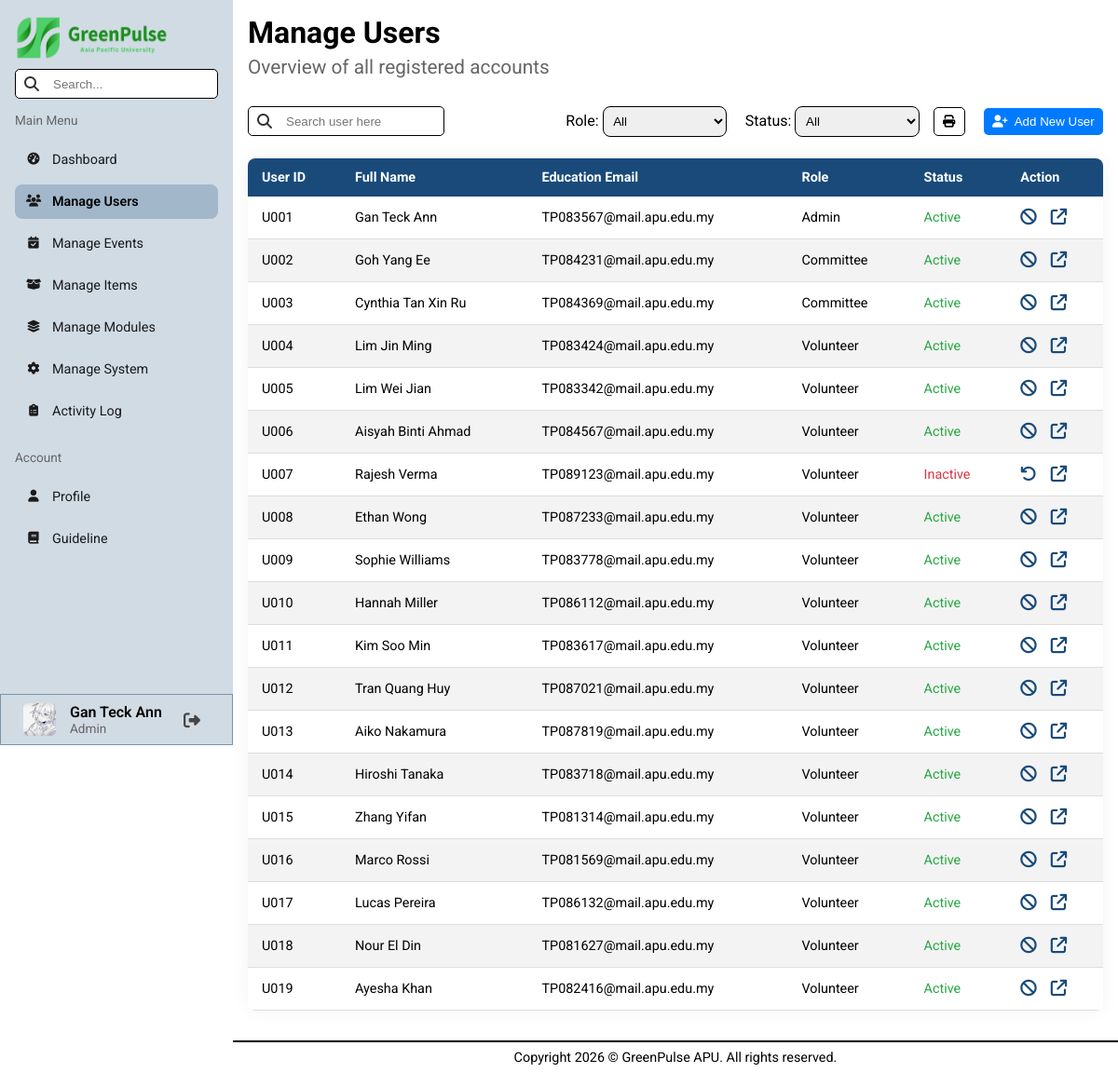
The page /pages/admin/manageUsers.php (signed in) on the database its author committed.
### tables this page shows
CREATE TABLE `users` (
  `user_id` varchar(8) NOT NULL,
  `name` varchar(100) NOT NULL,
  `nationality` varchar(50) NOT NULL,
  `gender` char(1) NOT NULL,
  `date_of_birth` date NOT NULL,
  `contact_number` varchar(12) NOT NULL,
  `education_email` varchar(50) NOT NULL,
  `course_name` varchar(255) NOT NULL,
  `registration_date` date NOT NULL,
  `password` varchar(255) NOT NULL,
  `safety_question_1` varchar(150) DEFAULT NULL,
  `answer_1` varchar(150) DEFAULT NULL,
  `safety_question_2` varchar(150) DEFAULT NULL,
  `answer_2` varchar(150) DEFAULT NULL,
  `green_points` int(11) DEFAULT NULL,
  `total_earned` int(11) DEFAULT NULL,
  `avatar` varchar(255) DEFAULT NULL,
  `role` varchar(50) NOT NULL,
  `last_login` datetime DEFAULT NULL,
  `account_status` varchar(50) NOT NULL DEFAULT 'Active'
);

### backend/sessionData.php (called while the page is built, shortened)
<?php
    $userID = $_SESSION["userID"];
    $userName = $_SESSION["userName"];
?>

### pages/admin/manageUsers.php (the view, shortened to what this page needs)
<?php
    include("../../conn.php");
    include("../../backend/sessionData.php");
    include("../../backend/utility.php");
    $sql = "SELECT * FROM users";
    $currentRole = "";
    $currentStatus = "";
    $result = mysqli_query($conn, $sql);
?>
<!DOCTYPE html>
<html lang="en">
    <head>
        <link rel="stylesheet" href="../../styles/admin.css">
        <?php include("library.php") ?>
    </head>
    <body>
        <?php include("header.php"); ?>
        <main class="search-area">
            <h1>Manage Users</h1>
            <h2 class="page-subTitle">Overview of all registered accounts</h2>
            <div class="action-bar" style="margin: 1em 0;">
                <form action="" method="GET">
                    <div class="table-search-box">
                        <input type="text" name="target" placeholder="Search user here">
                    </div>
                </form>
                <form action="" method="GET" class="select-container" id="user-form">
                    <div class="select-boxs">
                        <div>
                            <label for="userRole">Role: </label>
                            <select name="txtRole" id="userRole">
                                <option value="" <?php if($currentRole === "") echo "selected" ?>>All</option>
                            </select>
                        </div>
                        <div>
                            <label for="userStatus">Status: </label>
                            <select name="txtStatus" id="userStatus">
                                <option value="" <?php if($currentStatus === "") echo "selected" ?>>All</option>
                            </select>
                        </div>
                    </div>
                    <div class="action-btns">
                        <button class="print" onclick="window.print()">
                            <i class="fa-solid fa-print"></i>
                        </button>
                        <button type="button" class="addNewUser-btn">
                            <i class="fa-solid fa-user-plus"></i>
                            <p>Add New User</p>
                        </button>
                    </div>
                </form>
            </div>
            <?php
                $users = array();
                while ($row = mysqli_fetch_assoc($result)) {
                    $users[] = $row;
                }
            ?>
            <div class="flex-container desktop-table" style="margin: 1em 0;">
                <table>
                    <thead>
                        <tr>
                            <th>User ID</th>
                            <th>Full Name</th>
                            <th>Education Email</th>
                            <th>Role</th>
                            <th>Status</th>
                            <th>Action</th>
                        </tr>
                    </thead>
                    <tbody>
                        <?php
                            foreach ($users as $row) {
                                $config = tableConfig($row["account_status"]);
                                $textColor = $config[0];
                                $icon = $config[1];
                                $title = $config[2];
                                $nextStatus = $config[3];
                                echo '<tr>
                                        <td>' . $row['user_id'] . '</td>
                                        <td>' . $row['name'] . '</td>
                                        <td>' . $row['education_email'] . '</td>
                                        <td>' . ucwords($row['role']) . '</td>
                                        <td style="color:' . $textColor . '">' . $row['account_status'] . '</td>
                                        <td>
                                            <div class="action-container">
                                                <form action="" method="GET">
                                                    <input type="hidden" name="target_userID" value="' . $row['user_id'] . '">
                                                    <input type="hidden" name="next_status" value="' . $nextStatus . '">
                                                    <button name="btnChangeStatus" type="submit" class="action-btn" title="'. $title .'">
                                                        ' . $icon . '
                                                    </button>
                                                </form>
                                                <a href="viewUserProfile.php?id=' . $row['user_id'] . '" class="action-btn" title="View">
                                                    <i class="fa-solid fa-arrow-up-right-from-square"></i>
                                                </a>
                                            </div>
                                        </td>
                                    </tr>';
                            }
                        ?>
                    </tbody>
                </table>
            </div>
        </main>
        <?php include("footer.php"); ?>
    </body>
</html>

### pages/admin/header.php (shortened to what this page needs)
<?php
    $sql_userInfo = "SELECT avatar FROM users WHERE user_id = '$userID'";
    $result_userInfo = mysqli_query($conn, $sql_userInfo);
    $data_userInfo = mysqli_fetch_assoc($result_userInfo);
    $avatar = $data_userInfo["avatar"] ?? "src/avatars/default.png";
?>
<aside id="sidebar">
    <img src="../../src/elements/logo_horizontal.png" alt="Logo" width="165rem" height="50rem" class="desktop_logo">
    <div class="search-box">
        <input type="text" id="txtSearchInput" placeholder="Search...">
    </div>
    <p class="sidebar-subTitle">Main Menu</p>
    <div class="nav-pages">
        <a id="dashboard" href="index.php">
            <i class="fa-solid fa-gauge-high"></i> Dashboard
        </a>
        <a id="manageUsers" href="manageUsers.php">
            <i class="fa-solid fa-users"></i> Manage Users
        </a>
        <a id="manageEvents" href="manageEvents.php">
            <i class="fa-solid fa-calendar-check"></i> Manage Events
        </a>
        <a id="manageItems" href="manageItems.php">
            <i class="fa-solid fa-box-open"></i> Manage Items
        </a>
        <a id="manageModules" href="manageModules.php">
            <i class="fa-solid fa-layer-group"></i> Manage Modules
        </a>
        <a id="ManageSystem" href="manageSystem.php">
            <i class="fa-solid fa-gear"></i> Manage System
        </a>
        <a id="activityLog" href="activityLog.php">
            <i class="fa-solid fa-clipboard-list"></i> Activity Log
        </a>
    </div>
    <p class="sidebar-subTitle">Account</p>
    <div class="nav-pages">
        <a id="profile" href="profile.php">
            <i class="fa-solid fa-user"></i> Profile
        </a>
        <a id="guildeline" href="guideline.php">
            <i class="fa-solid fa-book"></i> Guideline
        </a>
    </div>
    <div class="user-info-section">
        <img src="../../<?php echo $avatar ?>" alt="user_avatar" width="35px" height="35px">
        <div class="user-info-box">
            <p class="name"> <?php echo $userName ?? "Unknown User" ?> </p>
            <p class="role">Admin</p>
        </div>
        <form action="../../backend/logoutRedirect.php" method="POST" class="logout-form">
            <button type="submit" class="logout-btn" title="Logout">
                <i class="fa-solid fa-right-from-bracket"></i>
            </button>
        </form>
    </div>
</aside>

### backend/utility.php (shortened to what this page needs)
<?php
    function statusColor($status) {
        if ($status === "Active" || $status === "Complete" || $status === "Present") {
            return "#28a745";
        }
        elseif ($status === "Inactive" || $status === "Pending" || $status === "Absent") {
            return "#dc3545";
        }
    }
    function tableConfig($status) {
        $icon = ""; $textColor = ""; $nextStatus = "";
        switch ($status) {
            case "Active":
                $icon = "<i class='fa-solid fa-ban'></i>";
                $textColor = statusColor($status);
                $nextStatus = "Inactive";
                break;
            case "Inactive":
                $icon = "<i class='fa-solid fa-undo'></i>";
                $textColor = statusColor($status);
                $nextStatus = "Active";
                break;
        }
        $title = $nextStatus;
        return array($textColor, $icon, $title, $nextStatus);
    }
?>

### styles/admin.css (style rules this page uses)
body { min-height: 100vh; display: grid; grid-template-columns: 250px 1fr; grid-template-rows: 1fr auto; grid-template-areas: "sidebar main" "sidebar footer"; }
aside { grid-area: sidebar; padding: 1em; background-color: #d1dbe4; top: 0; position: sticky; align-self: start; height: 100vh; display: flex; flex-direction: column; z-index: 1000; }
main { grid-area: main; padding: 1em; }
.search-box { margin: 0.5em 0; position: relative; }
.search-box input, .table-search-box input, .popup-form input, .popup-input select, .addNewAnnouncem-form input { width: 100%; height: 2rem; padding: 10px 15px 10px 40px; border-radius: 5px; border: none; outline: none; border: 1px black solid; }
.nav-pages { display: flex; flex-direction: column; margin: 1em 0; gap: 0.5em; }
.nav-pages a, .nav-pages i { color: #1a1a1a; font-size: 0.9em; }
.nav-pages a { text-decoration: none; display: flex; align-items: center; padding: 10px 10px; border-radius: 8px; transition: all 0.3s ease; }
.nav-pages i { margin-right: 10px; width: 20px; text-align: center; }
.nav-pages a.active { background-color: #a3b7ca; font-weight: 600; color: #000; }
.user-info-section { margin: auto -1em -1em -1em; border: 1.5px #7992a7 solid; height: 55px; width: 250px; align-self: flex-end; display: flex; flex-direction: row; align-items: center; padding: 0 0 0 1.5em; gap: 15px; }
.user-info-section img { border-radius: 5px; }
.user-info-section .user-info-box .name { font-size: 1em; font-weight: 600; }
.user-info-section .user-info-box .role { font-size: 0.85em; color: #666; }
.logout-form { margin: 0; padding-left: 0.2em; display: flex; }
.logout-btn { background: none; border: none; padding: 5px; cursor: pointer; font-size: 18px; color: #454545; transition: 0.3s; display: flex; align-items: center; }
.sidebar-subTitle { margin-top: 0.5em; font-size: 0.85em; color: #666; }
.page-subTitle { padding: 0.3em 0; color: #666; font-weight: 400; font-size: 1.3em; }
.flex-container { display: flex; flex-direction: column; justify-content: center; align-items: center; }
.item-chart select, .select-boxs select { width: 10em; padding: 0.5em; border-radius: 8px; border: 1px black solid; }
table { width: 100%; border-collapse: collapse; background-color: #ffffff; font-size: 0.9em; min-width: 400px; border-radius: 8px; box-shadow: 0 0 20px rgba(0, 0, 0, 0.05); overflow: hidden; }
thead tr { background-color: #194a7a; color: #ffffff; text-align: left; font-weight: bold; }
th, td { padding: 12px 15px; }
tbody tr { border-bottom: 1px solid #dddddd; }
tbody tr:nth-of-type(even) { background-color: #f3f3f3; }
.action-container { display: flex; flex-direction: row; justify-content: left; gap: 15px; font-size: 1.1em; }
.action-btn { background: none; border: none; cursor: pointer; font-size: 1.1em; color: #194a7a; }
.action-bar { display: flex; flex-direction: row; justify-content: space-between; align-items: center; width: 100%; gap: 10px; }
.table-search-box { margin: 0.5em 0; position: relative; width: 100%; }
.table-search-box input { width: 90%; }
.select-container { display: flex; flex-direction: row; gap: 15px; }
.select-boxs, .action-btns { gap: 20px; }
.select-boxs { display: flex; flex-direction: row; }
.select-container button { background-color: rgba(25, 74, 122, 0.6); padding: 0.5em 0.7em; border: none; border-radius: 5px; }
.action-btns { display: flex; flex-direction: row; align-items: center; }
.addNewUser-btn { background-color: #007bff !important; color: white; display: flex; flex-direction: row; align-items: center; gap: 7px; }
.print { padding: 0 1em; background-color: white !important; border: 1px black solid !important; }
button, select { cursor: pointer; }

### styles/general.css (style rules this page uses)
* { margin: 0; padding: 0; box-sizing: border-box; }
body { font-family: "Roboto", sans-serif; }
html, body { max-width: 100%; overflow-x: clip; }

### rows shown on the page
users: avatar (picture), user_id "U001", name "Gan Teck Ann", education_email "TP083567@mail.apu.edu.my", role "Admin", account_status "Active"
users: user_id "U002", name "Goh Yang Ee", education_email "TP084231@mail.apu.edu.my", role "Committee", account_status "Active"
users: user_id "U003", name "Cynthia Tan Xin Ru", education_email "TP084369@mail.apu.edu.my", role "Committee", account_status "Active"
users: user_id "U004", name "Lim Jin Ming", education_email "TP083424@mail.apu.edu.my", role "Volunteer", account_status "Active"
users: user_id "U005", name "Lim Wei Jian", education_email "TP083342@mail.apu.edu.my", role "Volunteer", account_status "Active"
users: user_id "U006", name "Aisyah Binti Ahmad", education_email "TP084567@mail.apu.edu.my", role "Volunteer", account_status "Active"
users: user_id "U007", name "Rajesh Verma", education_email "TP089123@mail.apu.edu.my", role "Volunteer", account_status "Inactive"
users: user_id "U008", name "Ethan Wong", education_email "TP087233@mail.apu.edu.my", role "Volunteer", account_status "Active"
users: user_id "U009", name "Sophie Williams", education_email "TP083778@mail.apu.edu.my", role "Volunteer", account_status "Active"
users: user_id "U010", name "Hannah Miller", education_email "TP086112@mail.apu.edu.my", role "Volunteer", account_status "Active"
users: user_id "U011", name "Kim Soo Min", education_email "TP083617@mail.apu.edu.my", role "Volunteer", account_status "Active"
users: user_id "U012", name "Tran Quang Huy", education_email "TP087021@mail.apu.edu.my", role "Volunteer", account_status "Active"
users: user_id "U013", name "Aiko Nakamura", education_email "TP087819@mail.apu.edu.my", role "Volunteer", account_status "Active"
users: user_id "U014", name "Hiroshi Tanaka", education_email "TP083718@mail.apu.edu.my", role "Volunteer", account_status "Active"
users: user_id "U015", name "Zhang Yifan", education_email "TP081314@mail.apu.edu.my", role "Volunteer", account_status "Active"
users: user_id "U016", name "Marco Rossi", education_email "TP081569@mail.apu.edu.my", role "Volunteer", account_status "Active"
users: user_id "U017", name "Lucas Pereira", education_email "TP086132@mail.apu.edu.my", role "Volunteer", account_status "Active"
users: user_id "U018", name "Nour El Din", education_email "TP081627@mail.apu.edu.my", role "Volunteer", account_status "Active"
users: user_id "U019", name "Ayesha Khan", education_email "TP082416@mail.apu.edu.my", role "Volunteer", account_status "Active"

### other values the page prints
$userName "Gan Teck Ann"
